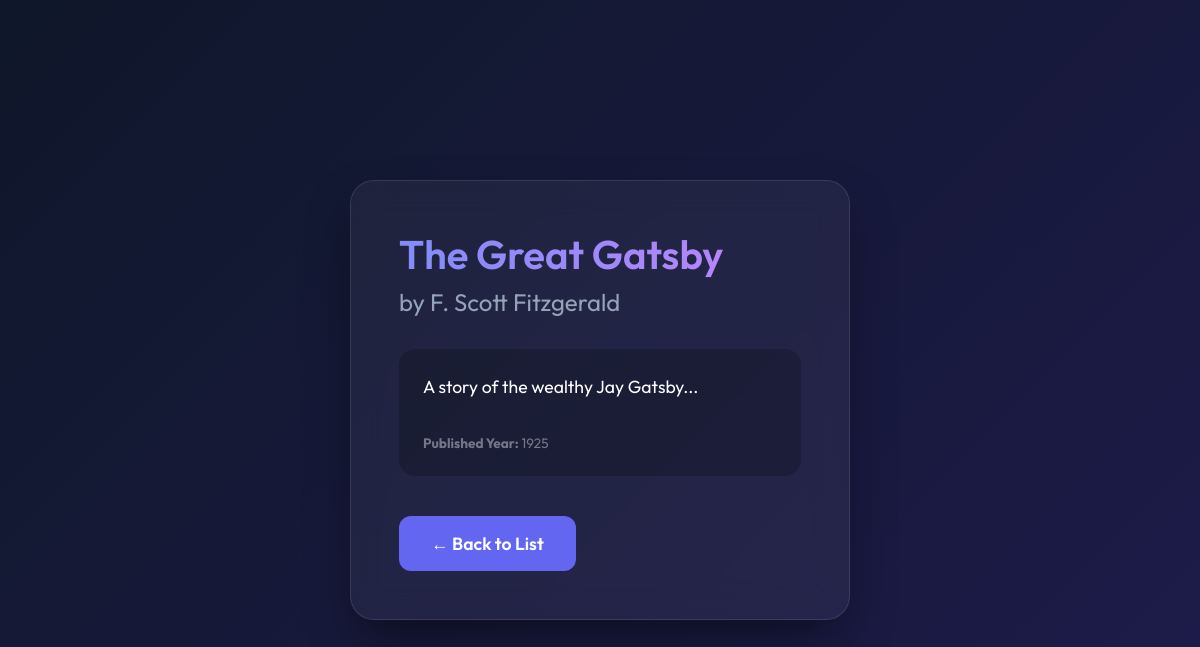
Screenshot of /book/1/ with the database file from the repository.
### book/models.py (models this page shows, shortened)
class Book(models.Model):
    title = models.CharField(max_length=255)
    author = models.CharField(max_length=255)
    description = models.TextField()
    published_year = models.IntegerField(null=True, blank=True)

### book/views.py (the view)
# urls.py: path('book/<int:pk>/', views.BookDetailView.as_view(), name='book-detail'),
class BookDetailView(generic.DetailView):
    model = Book
    template_name = 'book/book_detail.html'
    context_object_name = 'book'

### book/templates/book/book_detail.html (shortened to what this page needs)
{% load static %}
<!DOCTYPE html>
<html lang="en">
<head>
    <link rel="stylesheet" href="{% static 'book/style.css' %}">
</head>
<body>
    <div class="glass-container">
        <h1>{{ book.title }}</h1>
        <h2>by {{ book.author }}</h2>
        <div class="book-card" style="background: rgba(0,0,0,0.2); border: none;">
            <p style="color: white; font-size: 1.1rem; line-height: 1.6;">{{ book.description }}</p>
            {% if book.published_year %}
            <p class="book-meta" style="margin-bottom: 0;"><strong>Published Year:</strong> {{ book.published_year }}</p>
            {% endif %}
        </div>
        <br><br>
        <a href="javascript:history.back()" class="btn">← Back to List</a>
    </div>
</body>
</html>

### book/static/book/style.css (style rules this page uses)
:root { --primary: #6366f1; --primary-hover: #4f46e5; --bg-gradient: linear-gradient(135deg, #0f172a 0%, #1e1b4b 100%); --surface-color: rgba(255, 255, 255, 0.05); --surface-border: rgba(255, 255, 255, 0.1); --text-primary: #f8fafc; --text-secondary: #94a3b8; }
* { box-sizing: border-box; margin: 0; padding: 0; }
body { font-family: 'Outfit', sans-serif; background: var(--bg-gradient); color: var(--text-primary); min-height: 100vh; display: flex; justify-content: center; align-items: center; padding: 2rem; }
.glass-container { background: var(--surface-color); backdrop-filter: blur(16px); -webkit-backdrop-filter: blur(16px); border: 1px solid var(--surface-border); border-radius: 24px; padding: 3rem; width: 100%; max-width: 500px; box-shadow: 0 25px 50px -12px rgba(0, 0, 0, 0.5); animation: fadeIn 0.8s ease-out; }
h1 { font-size: 2.5rem; font-weight: 600; margin-bottom: 0.5rem; background: linear-gradient(to right, #818cf8, #c084fc); -webkit-background-clip: text; background-clip: text; -webkit-text-fill-color: transparent; }
h2 { font-size: 1.5rem; color: var(--text-secondary); font-weight: 400; margin-bottom: 2rem; }
p { color: var(--text-secondary); margin-bottom: 2rem; font-size: 1.1rem; }
button, .btn { background: var(--primary); color: white; border: none; border-radius: 12px; padding: 1rem 2rem; font-size: 1.1rem; font-weight: 600; font-family: inherit; cursor: pointer; transition: all 0.3s cubic-bezier(0.4, 0, 0.2, 1); text-decoration: none; display: inline-block; text-align: center; }
.book-card { background: rgba(255, 255, 255, 0.03); border: 1px solid var(--surface-border); border-radius: 16px; padding: 1.5rem; transition: transform 0.3s ease; }
.book-meta { font-size: 0.85rem; color: rgba(255, 255, 255, 0.4); }

### rows the page displays
Book: title "The Great Gatsby", author "F. Scott Fitzgerald", description "A story of the wealthy Jay Gatsby...", published_year "1925"
